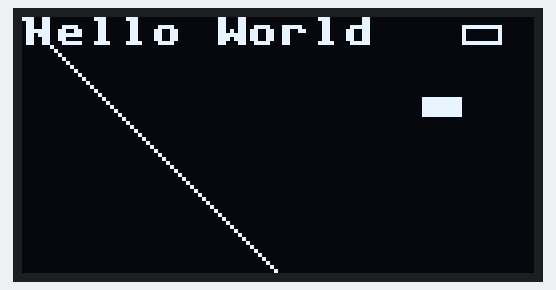
Bench run of a program on a simulated ESP32 board running MicroPython. On the bench: 128×64 one-colour display. At 0.1 s the program stops and its outputs stay as they are.

Above: at 0.1 s.

The program:

oled.py
```python
# This is fun, but you might as well use a computer monitor.

from machine import Pin, I2C
from ssd1306 import SSD1306_I2C

i2c = I2C(scl=Pin(22, Pin.OUT), sda=Pin(21, Pin.OUT))

oled = SSD1306_I2C(width=128, height=64, i2c=i2c, addr=0x3c)

oled.line(0, 0, 64, 64, 1)
oled.text("Hello World", 0, 0, 1)  # ASCII only
oled.rect(110, 2, 10, 5, 1)
oled.fill_rect(100, 20, 10, 5, 1)
oled.show()
```
